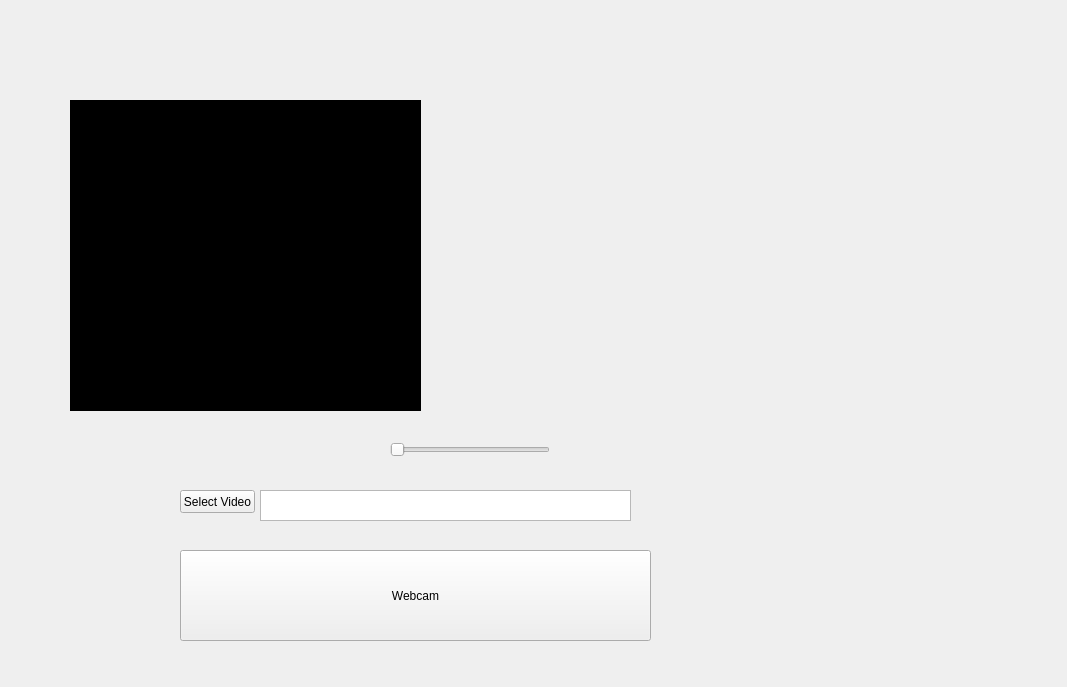
<?xml version="1.0" encoding="UTF-8"?>
<ui version="4.0">
 <class>MainWindow</class>
 <widget class="QMainWindow" name="MainWindow">
  <property name="geometry">
   <rect>
    <x>0</x>
    <y>0</y>
    <width>1067</width>
    <height>687</height>
   </rect>
  </property>
  <property name="windowTitle">
   <string>MainWindow</string>
  </property>
  <widget class="QWidget" name="centralWidget">
   <widget class="QLabel" name="bwImage">
    <property name="geometry">
     <rect>
      <x>70</x>
      <y>100</y>
      <width>351</width>
      <height>311</height>
     </rect>
    </property>
    <property name="autoFillBackground">
     <bool>false</bool>
    </property>
    <property name="styleSheet">
     <string notr="true">Background-color: #000;</string>
    </property>
    <property name="text">
     <string>TextLabel</string>
    </property>
   </widget>
   <widget class="QPushButton" name="selectVideoButton">
    <property name="geometry">
     <rect>
      <x>180</x>
      <y>490</y>
      <width>75</width>
      <height>23</height>
     </rect>
    </property>
    <property name="text">
     <string>Select Video</string>
    </property>
   </widget>
   <widget class="QTextBrowser" name="videoFilePathText">
    <property name="geometry">
     <rect>
      <x>260</x>
      <y>490</y>
      <width>371</width>
      <height>31</height>
     </rect>
    </property>
   </widget>
   <widget class="QSlider" name="frameSlider">
    <property name="geometry">
     <rect>
      <x>390</x>
      <y>440</y>
      <width>160</width>
      <height>19</height>
     </rect>
    </property>
    <property name="orientation">
     <enum>Qt::Horizontal</enum>
    </property>
   </widget>
   <widget class="QCustomPlot" name="finalImage" native="true">
    <property name="geometry">
     <rect>
      <x>610</x>
      <y>90</y>
      <width>341</width>
      <height>331</height>
     </rect>
    </property>
    <property name="autoFillBackground">
     <bool>true</bool>
    </property>
   </widget>
   <widget class="QPushButton" name="webcamButton">
    <property name="geometry">
     <rect>
      <x>180</x>
      <y>550</y>
      <width>471</width>
      <height>91</height>
     </rect>
    </property>
    <property name="text">
     <string>Webcam</string>
    </property>
   </widget>
  </widget>
 </widget>
 <layoutdefault spacing="6" margin="11"/>
 <customwidgets>
  <customwidget>
   <class>QCustomPlot</class>
   <extends>QWidget</extends>
   <header>qcustomplot.h</header>
   <container>1</container>
  </customwidget>
 </customwidgets>
 <resources/>
 <connections/>
</ui>
